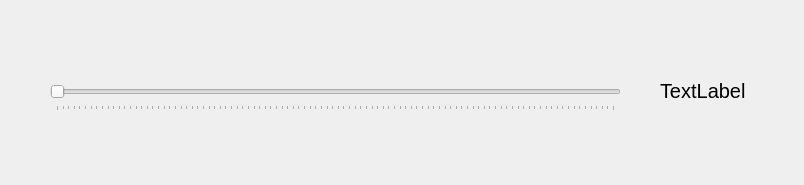
<?xml version="1.0" encoding="UTF-8"?>
<ui version="4.0">
 <class>Dialog</class>
 <widget class="QDialog" name="Dialog">
  <property name="geometry">
   <rect>
    <x>0</x>
    <y>0</y>
    <width>804</width>
    <height>185</height>
   </rect>
  </property>
  <property name="windowTitle">
   <string>Dialog</string>
  </property>
  <widget class="QSlider" name="horizontalSlider">
   <property name="geometry">
    <rect>
     <x>50</x>
     <y>80</y>
     <width>571</width>
     <height>31</height>
    </rect>
   </property>
   <property name="orientation">
    <enum>Qt::Horizontal</enum>
   </property>
   <property name="tickPosition">
    <enum>QSlider::TicksBelow</enum>
   </property>
  </widget>
  <widget class="QLabel" name="label">
   <property name="geometry">
    <rect>
     <x>660</x>
     <y>60</y>
     <width>101</width>
     <height>61</height>
    </rect>
   </property>
   <property name="font">
    <font>
     <pointsize>15</pointsize>
    </font>
   </property>
   <property name="text">
    <string>TextLabel</string>
   </property>
  </widget>
 </widget>
 <resources/>
 <connections/>
</ui>
